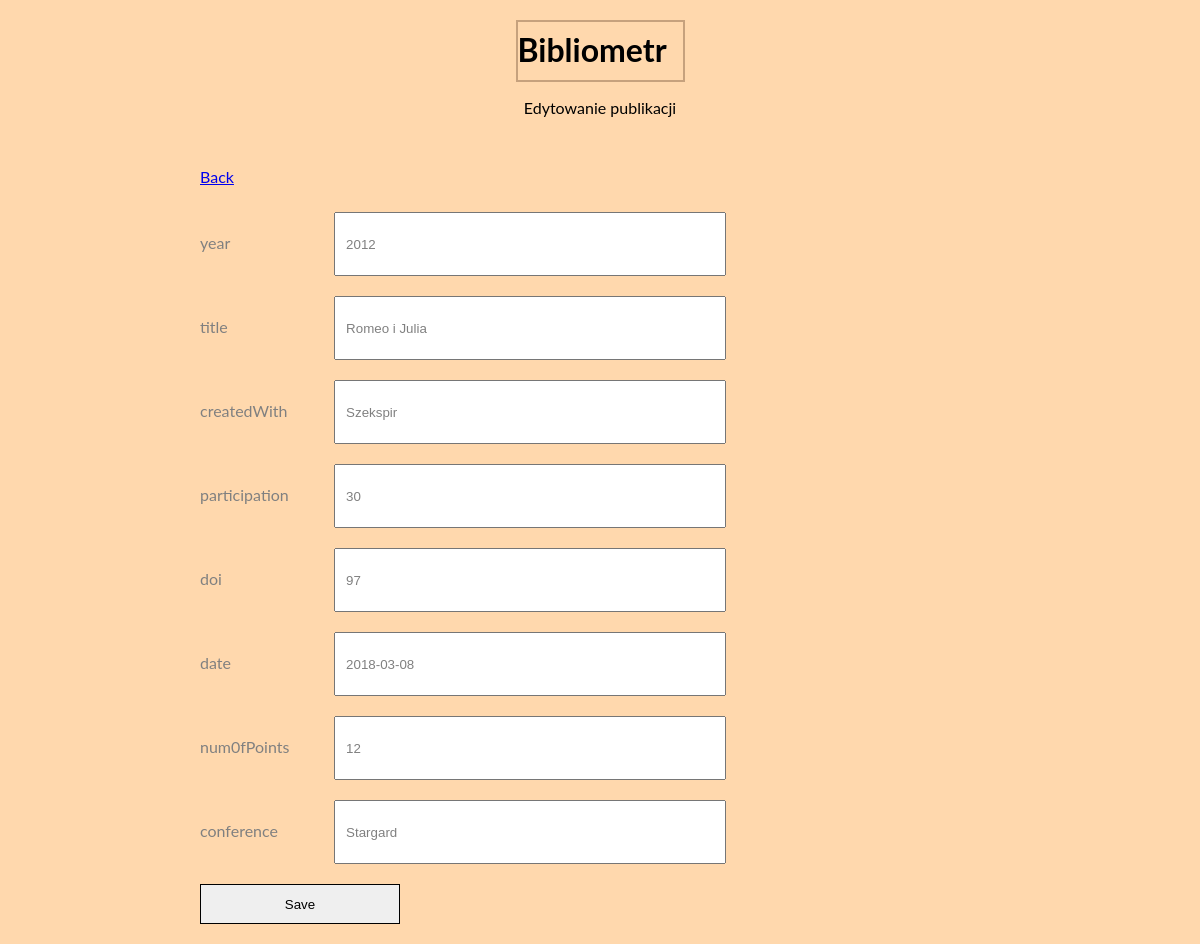
Screenshot of /publishes/form.php?id=1 with the database file from the repository.
### tables this page shows
CREATE TABLE `publishes` (
  `id` int(11) NOT NULL,
  `year` year(4) DEFAULT NULL,
  `title` text DEFAULT NULL,
  `createdWith` varchar(50) DEFAULT NULL,
  `participation` varchar(11) DEFAULT NULL,
  `doi` varchar(36) DEFAULT NULL,
  `date` date DEFAULT NULL,
  `numOfPoints` varchar(11) DEFAULT NULL,
  `conference` text DEFAULT NULL,
  `user_id` int(11) NOT NULL
);

### publishes/edit.php (called while the page is built)
<?php
$publishes = $db->prepare("SELECT * FROM publishes Where id =:id" );
$publishes->bindParam(':id', $_GET['id']);
   ?>

### publishes/form.php (the view, shortened to what this page needs)
<?php
require_once('./../config/connection.php');
$year = '';
$title = '';
$createdWith = '';
$participation = '';
$doi = '';
$date = '';
$numOfPoints = '';
$conference = '';
$ERROR = array("year"=>'',"title"=>'',"createdWith"=>'', "participation"=>'', "doi"=>'', "date"=>'', "numOfPoints"=>'', "conference"=>'');
if($_POST && isset($_POST['wyslij'])) {
    if(empty($_POST['year'])) {
        $ERROR['year'] = 'is required';
    }
    if(empty($_POST['title'])) {
        $ERROR['title'] = 'is required';
    }
    if(empty($_POST['createdWith'])) {
        $ERROR['createdWith'] = 'is required';
    }
    if(empty($_POST['participation'])) {
        $ERROR['participation'] = 'is required';
    }
    if(empty($_POST['doi'])) {
        $ERROR['doi'] = 'is required';
    }
    if(empty($_POST['date'])) {
        $ERROR['date'] = 'is required';
    }
    if(empty($_POST['numOfPoints'])) {
        $ERROR['numOfPoints'] = 'is required';
    }
    if(empty($_POST['conference'])) {
        $ERROR['conference'] = 'is required';
    }
    if(!empty($_POST['year']) && !empty($_POST['title']) && !empty($_POST['createdWith'])&& !empty($_POST['participation']) && !empty($_POST['doi']) && !empty($_POST['date']) && !empty($_POST['numOfPoints'])&& !empty($_POST['conference'])) {
        try {
            if(!empty($_GET['id'])) {
                require_once('update.php');
            } else {
                require_once('insert.php');
            }
            $res = $publishes->execute();
        if ($res ) {
            header('Location: ./../index.php');
            die();
        }
        } catch (PDOException $e) {
            print "Error!: " . $e->getMessage() . "<br/>";
        }
    }
}
else {
    require_once('edit.php');
    $res = $publishes->execute();
    foreach($publishes as $row) {
        $year = $row['year'];
        $title = $row['title'];
        $createdWith = $row['createdWith'];
        $participation = $row['participation'];
        $doi = $row['doi'];
        $date = $row['date'];
        $numOfPoints = $row['numOfPoints'];
        $conference = $row['conference'];
    }
}
?>
<html>
<head>
</head>
<body>
    <?php require_once('./../layout/header.php') ?>
    <p><?php echo $_GET['id'] ? 'Edytowanie publikacji' : 'Dodawanie publkacji'?></p>
    <form method="POST">
    <a href="./../index.php"><p>Back</p></a>
    <div class="form-field">
        <label class="form-label">year </label>
        <input type="text" name="year" value="<?php echo $year ?>">
    </div>
    <div class="form-field">
        <label class="form-label">title</label>
        <input type="text" name="title" value="<?php echo $title ?>">
    </div>
    <div class="form-field">
        <label class="form-label">createdWith</label>
        <input type="text" name="createdWith" value="<?php echo $createdWith ?>">
    </div>
    <div class="form-field">
        <label class="form-label">participation </label>
        <input type="text" name="participation" value="<?php echo $participation ?>">
    </div>
    <div class="form-field">
        <label class="form-label">doi </label>
        <input type="text" name="doi" value="<?php echo $doi ?>">
    </div>
    <div class="form-field">
        <label class="form-label">date </label>
        <input type="text" name="date" value="<?php echo $date ?>">
    </div>
    <div class="form-field">
        <label class="form-label">num0fPoints </label>
        <input type="text" name="numOfPoints" value="<?php echo $numOfPoints ?>">
    </div>
    <div class="form-field">
        <label class="form-label">conference </label>
        <input type="text" name="conference" value="<?php echo $conference ?>">
    </div>
    <button name="wyslij" value="wyslij">Save</button>
    </form>
    </body>
    </html>

### css/style_login.css (style rules this page uses)
body { text-align: center; background-color: #ffd8ad; font-family: Lato; margin: 0 auto; box-sizing: border-box; }
input { width: 49%; height: 8%; margin: 10px 0 10px 10px; color:gray; }
input[type="text"], input[type="email"], input[type="password"] { margin-left: 30px; padding: 5px 5px 5px 10px; }
form { width: 800px; padding: 0; margin: 50px auto 0; color:gray; text-align: left; }
.form-label { display: inline-block; min-width: 100px; text-align: left; }
button { width: 200px; height: 40px; margin: 10px 0 20px; border: 1px solid; text-align: center; display: block; }

### rows the page displays
publishes: year "2012", title "Romeo i Julia", createdWith "Szekspir", participation "30", doi "97", date "2018-03-08", numOfPoints "12", conference "Stargard"
